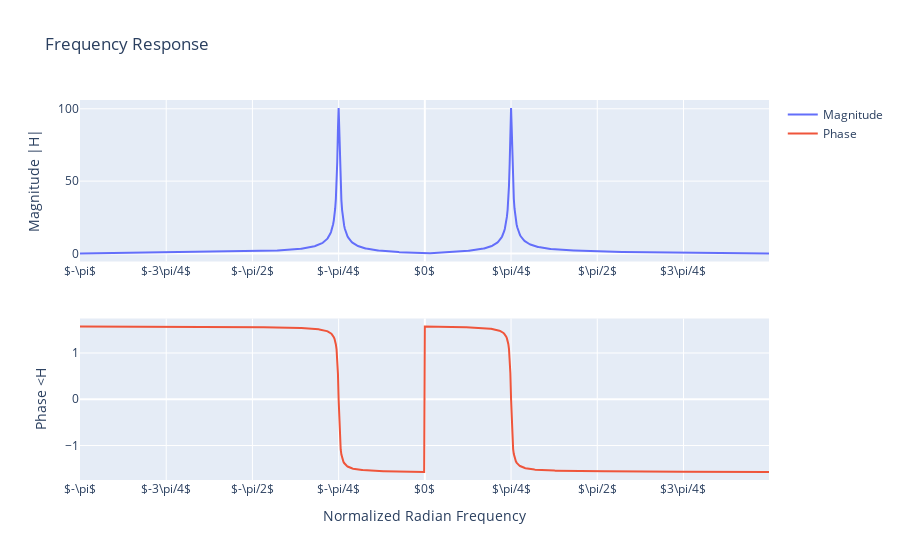

Notebook cell for this chart:
### Markdown cell above
2.3 Plot the frequency response of the filter. Confirm this is a band-pass filter. What's the central frequency of the passband?

### Code cell
# Write your code here
r = 0.99
w = np.pi/4

b = [1,0,-1]
a = [1, -2*r*np.cos(w), r*r]

ww = np.arange(-np.pi, np.pi, np.pi/500)
_, HH = signal.freqz(b, a, ww)

plot_frequency_response(ww, HH)

### Figure 1 — Plotly figure (JSON) as saved in the notebook; plotly's stock layout.template omitted (floating-point values rounded to 4 significant figures; data arrays with more than 128 entries replaced by an {"elided": "..."} marker saying what was removed)
{"data": [{"name": "Magnitude", "type": "scatter", "x": {"elided": "1000 float values"}, "xaxis": "x", "y": {"elided": "1000 float values"}, "yaxis": "y"}, {"name": "Phase", "type": "scatter", "x": {"elided": "1000 float values"}, "xaxis": "x2", "y": {"elided": "1000 float values"}, "yaxis": "y2"}], "layout": {"title": {"text": "Frequency Response"}, "xaxis": {"anchor": "y", "domain": [0, 1], "tickmode": "array", "ticktext": ["$-\\pi$", "$-3\\pi/4$", "$-\\pi/2$", "$-\\pi/4$", "$0$", "$\\pi/4$", "$\\pi/2$", "$3\\pi/4$", "$\\pi$"], "tickvals": [-3.142, -2.356, -1.571, -0.7854, 0, 0.7854, 1.571, 2.356, 3.142]}, "xaxis2": {"anchor": "y2", "domain": [0, 1], "tickmode": "array", "ticktext": ["$-\\pi$", "$-3\\pi/4$", "$-\\pi/2$", "$-\\pi/4$", "$0$", "$\\pi/4$", "$\\pi/2$", "$3\\pi/4$", "$\\pi$"], "tickvals": [-3.142, -2.356, -1.571, -0.7854, 0, 0.7854, 1.571, 2.356, 3.142], "title": {"text": "Normalized Radian Frequency"}}, "yaxis": {"anchor": "x", "domain": [0.575, 1], "title": {"text": "Magnitude |H|"}}, "yaxis2": {"anchor": "x2", "domain": [0, 0.425], "title": {"text": "Phase <H"}}}}
